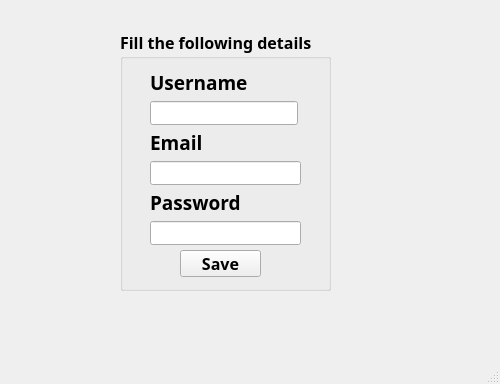
<?xml version="1.0" encoding="UTF-8"?>
<ui version="4.0">
 <class>Register</class>
 <widget class="QMainWindow" name="Register">
  <property name="geometry">
   <rect>
    <x>0</x>
    <y>0</y>
    <width>500</width>
    <height>384</height>
   </rect>
  </property>
  <property name="windowTitle">
   <string>MainWindow</string>
  </property>
  <widget class="QWidget" name="centralwidget">
   <widget class="QLabel" name="label">
    <property name="geometry">
     <rect>
      <x>0</x>
      <y>0</y>
      <width>501</width>
      <height>341</height>
     </rect>
    </property>
    <property name="autoFillBackground">
     <bool>false</bool>
    </property>
    <property name="text">
     <string/>
    </property>
    <property name="pixmap">
     <pixmap>../../login.jpg</pixmap>
    </property>
   </widget>
   <widget class="QGroupBox" name="groupBox">
    <property name="geometry">
     <rect>
      <x>120</x>
      <y>30</y>
      <width>211</width>
      <height>261</height>
     </rect>
    </property>
    <property name="font">
     <font>
      <family>Ubuntu Mono</family>
      <pointsize>12</pointsize>
      <weight>75</weight>
      <bold>true</bold>
     </font>
    </property>
    <property name="autoFillBackground">
     <bool>false</bool>
    </property>
    <property name="title">
     <string>Fill the following details </string>
    </property>
    <property name="flat">
     <bool>false</bool>
    </property>
    <property name="checkable">
     <bool>false</bool>
    </property>
    <widget class="QPushButton" name="pushButton">
     <property name="geometry">
      <rect>
       <x>60</x>
       <y>220</y>
       <width>81</width>
       <height>27</height>
      </rect>
     </property>
     <property name="text">
      <string>Save</string>
     </property>
    </widget>
    <widget class="QWidget" name="layoutWidget">
     <property name="geometry">
      <rect>
       <x>30</x>
       <y>40</y>
       <width>148</width>
       <height>55</height>
      </rect>
     </property>
     <layout class="QVBoxLayout" name="verticalLayout">
      <item>
       <widget class="QLabel" name="label_2">
        <property name="font">
         <font>
          <family>Abyssinica SIL</family>
          <pointsize>14</pointsize>
         </font>
        </property>
        <property name="text">
         <string>Username</string>
        </property>
       </widget>
      </item>
      <item>
       <widget class="QLineEdit" name="lineEdit"/>
      </item>
     </layout>
    </widget>
    <widget class="QWidget" name="layoutWidget">
     <property name="geometry">
      <rect>
       <x>30</x>
       <y>100</y>
       <width>151</width>
       <height>55</height>
      </rect>
     </property>
     <layout class="QVBoxLayout" name="verticalLayout_2">
      <item>
       <widget class="QLabel" name="label_3">
        <property name="font">
         <font>
          <family>Abyssinica SIL</family>
          <pointsize>14</pointsize>
         </font>
        </property>
        <property name="text">
         <string>Email</string>
        </property>
       </widget>
      </item>
      <item>
       <widget class="QLineEdit" name="lineEdit_2">
        <property name="inputMethodHints">
         <set>Qt::ImhNone</set>
        </property>
       </widget>
      </item>
     </layout>
    </widget>
    <widget class="QWidget" name="layoutWidget">
     <property name="geometry">
      <rect>
       <x>30</x>
       <y>160</y>
       <width>151</width>
       <height>55</height>
      </rect>
     </property>
     <layout class="QVBoxLayout" name="verticalLayout_3">
      <item>
       <widget class="QLabel" name="label_4">
        <property name="font">
         <font>
          <family>Abyssinica SIL</family>
          <pointsize>14</pointsize>
         </font>
        </property>
        <property name="text">
         <string>Password</string>
        </property>
       </widget>
      </item>
      <item>
       <widget class="QLineEdit" name="lineEdit_3">
        <property name="echoMode">
         <enum>QLineEdit::Password</enum>
        </property>
       </widget>
      </item>
     </layout>
    </widget>
    <zorder>layoutWidget</zorder>
    <zorder>layoutWidget</zorder>
    <zorder>layoutWidget</zorder>
    <zorder>pushButton</zorder>
   </widget>
   <widget class="QLabel" name="label_5">
    <property name="geometry">
     <rect>
      <x>30</x>
      <y>280</y>
      <width>441</width>
      <height>31</height>
     </rect>
    </property>
    <property name="font">
     <font>
      <pointsize>16</pointsize>
      <weight>75</weight>
      <bold>true</bold>
     </font>
    </property>
    <property name="text">
     <string/>
    </property>
   </widget>
   <widget class="QLabel" name="label_6">
    <property name="geometry">
     <rect>
      <x>316</x>
      <y>100</y>
      <width>141</width>
      <height>20</height>
     </rect>
    </property>
    <property name="font">
     <font>
      <weight>75</weight>
      <bold>true</bold>
     </font>
    </property>
    <property name="text">
     <string/>
    </property>
   </widget>
   <widget class="QLabel" name="label_7">
    <property name="geometry">
     <rect>
      <x>316</x>
      <y>160</y>
      <width>141</width>
      <height>20</height>
     </rect>
    </property>
    <property name="font">
     <font>
      <pointsize>11</pointsize>
      <weight>75</weight>
      <bold>true</bold>
     </font>
    </property>
    <property name="text">
     <string/>
    </property>
   </widget>
   <widget class="QLabel" name="label_8">
    <property name="geometry">
     <rect>
      <x>316</x>
      <y>220</y>
      <width>151</width>
      <height>20</height>
     </rect>
    </property>
    <property name="font">
     <font>
      <weight>75</weight>
      <bold>true</bold>
     </font>
    </property>
    <property name="text">
     <string/>
    </property>
   </widget>
  </widget>
  <widget class="QStatusBar" name="statusbar"/>
  <widget class="QMenuBar" name="menubar">
   <property name="geometry">
    <rect>
     <x>0</x>
     <y>0</y>
     <width>500</width>
     <height>25</height>
    </rect>
   </property>
  </widget>
 </widget>
 <resources/>
 <connections/>
</ui>
